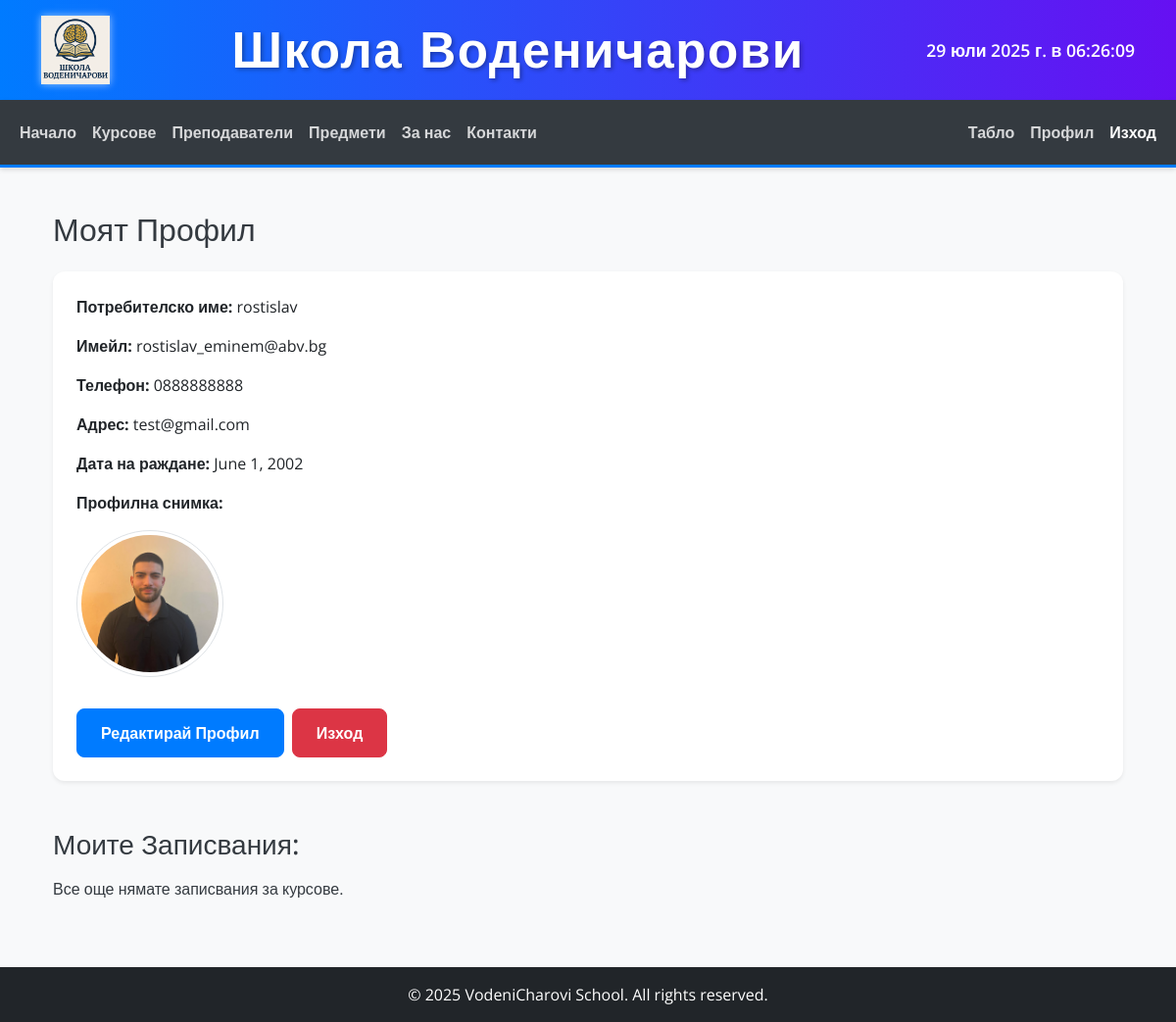
Screenshot of /profile/ (signed in) with the database file from the repository.
### core/models.py (models this page shows, shortened)
class Profile(models.Model):
    user = models.OneToOneField(
        UserModel,
        on_delete=models.CASCADE,
        primary_key=True,
        related_name='profile',
        verbose_name="Потребител"
    )
    bio = models.TextField(
        blank=True,
        null=True,
        verbose_name="Био"
    )
    profile_picture = models.ImageField(
        upload_to='user_profiles/',
        blank=True,
        null=True,
        verbose_name="Профилна снимка"
    )
    phone_number = models.CharField(
        max_length=20,
        blank=True,
        null=True,
        verbose_name="Телефонен номер"
    )
    date_of_birth = models.DateField(
        blank=True,
        null=True
    )
    address = models.CharField(
        max_length=255, blank=True,
        null=True
    )
    class Meta:
        verbose_name = "Профил"
        verbose_name_plural = "Профили"

### core/views.py (the view)
# urls.py: path('profile/', core_views.UserProfileView.as_view(), name='user_profile'),
class UserProfileView(LoginRequiredMixin, DetailView):
    model = Profile
    template_name = 'core/user_profile.html'
    context_object_name = 'profile'
    def get_object(self, queryset=None):
        return self.request.user.profile
    def get_context_data(self, **kwargs):
        context = super().get_context_data(**kwargs)
        user = self.request.user
        context['user'] = user
        context['enrollments'] = Enrollment.objects.filter(student=user).select_related('course').order_by('-enrollment_date')
        return context

### templates/core/user_profile.html (shortened to what this page needs)
{% extends 'base.html' %}
{% load static %}
{% block content %}
<div class="container mt-4 mb-5">
    <h2 class="mb-4">Моят Профил</h2>
    <div class="card p-4 shadow-sm">
        <p><strong>Потребителско име:</strong> {{ user.username }}</p>
        <p><strong>Имейл:</strong> {{ user.email }}</p>
        {% if profile %}
            <p><strong>Телефон:</strong> {{ profile.phone_number|default:"Няма добавен" }}</p>
            <p><strong>Адрес:</strong> {{ profile.address|default:"Няма добавен" }}</p>
            <p><strong>Дата на раждане:</strong> {{ profile.date_of_birth|default:"Няма добавена" }}</p>
            <p><strong>Профилна снимка:</strong></p>
            {% if profile.profile_picture %}
                <img src="{{ profile.profile_picture.url }}" alt="Профилна снимка" class="img-thumbnail rounded-circle mb-3" style="width: 150px; height: 150px; object-fit: cover;">
            {% else %}
                <img src="{% static 'img/default_profile.png' %}" alt="Без профилна снимка" class="img-thumbnail rounded-circle mb-3" style="width: 150px; height: 150px; object-fit: cover;">
            {% endif %}
        {% else %}
            <p>Няма наличен профил.</p>
        {% endif %}
        <div class="d-flex mt-3">
            <a href="{% url 'user_profile_update' %}" class="btn btn-primary me-2">Редактирай Профил</a>
            <form action="{% url 'logout_user' %}" method="post">
                <button type="submit" class="btn btn-danger">Изход</button>
            </form>
        </div>
    </div>
    <h3 class="mt-5 mb-3">Моите Записвания:</h3>
    {% if enrollments %}
        <div class="table-responsive">
            <table class="table table-striped table-hover">
                <thead>
                    <tr>
                        <th>Курс</th>
                        <th>Преподавател</th>
                        <th>Дата на записване</th>
                        <th>Статус</th>
                        <th>Действия</th>
                    </tr>
                </thead>
                <tbody>
                    {% for enrollment in enrollments %}
                        <tr>
                            <td><a href="{% url 'course_detail' pk=enrollment.course.pk %}">{{ enrollment.course.title }}</a></td>
                            <td>{{ enrollment.course.teacher.full_name }}</td>
                            <td>{{ enrollment.enrollment_date|date:"d.m.Y" }}</td>
                            <td>
                                {% if enrollment.completed %}
                                    <span class="badge bg-success">Завършен</span>
                                {% else %}
                                    <span class="badge bg-info">В процес</span>
                                {% endif %}
                            </td>
                            <td>
                                <form action="{% url 'unenroll_from_course' enrollment.pk %}" method="post" class="d-inline">
                                    {% csrf_token %}
                                    <button type="submit" class="btn btn-sm btn-warning">Отпиши се</button>
                                </form>
                            </td>
                        </tr>
                    {% endfor %}
                </tbody>
            </table>
        </div>
    {% else %}
        <p>Все още нямате записвания за курсове.</p>
    {% endif %}
</div>
{% endblock %}

### static/css/style.css (style rules this page uses)
body { font-family: 'Open Sans', sans-serif; background-color: #f8f9fa; color: #343a40; }
.btn-primary { background-color: #007bff; border-color: #007bff; border-radius: 0.5rem; padding: 0.75rem 1.5rem; font-weight: 600; transition: background-color 0.3s ease, border-color 0.3s ease; }
.btn-danger { background-color: #dc3545; border-color: #dc3545; border-radius: 0.5rem; padding: 0.75rem 1.5rem; font-weight: 600; transition: background-color 0.3s ease, border-color 0.3s ease; }
.card { border: none; border-radius: 0.75rem; box-shadow: 0 0.5rem 1rem rgba(0,0,0,.08); transition: transform 0.2s ease-in-out; }

### rows the page displays
Profile: phone_number "0888888888", address "test@gmail.com", date_of_birth "June 1, 2002", profile_picture (picture)

### other values shown
{{ user.username }} "rostislav"
{{ user.email }} "rostislav_eminem@abv.bg"
